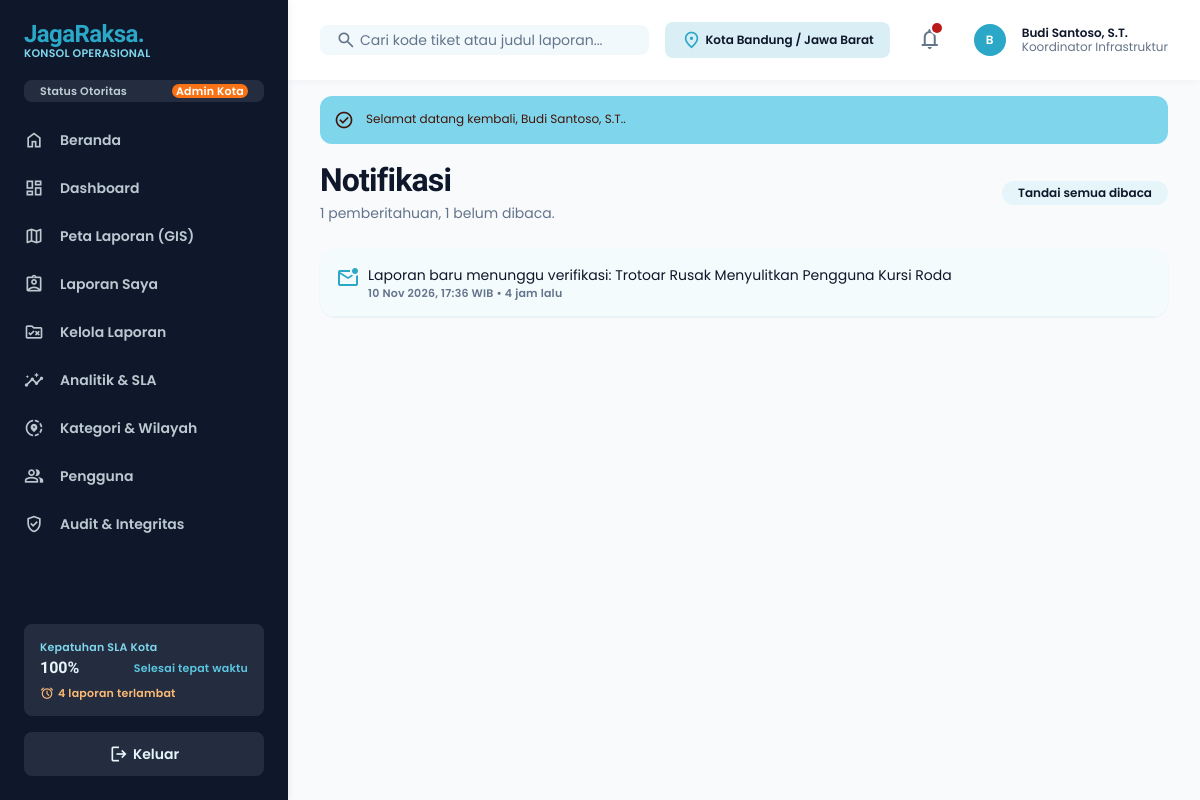
/notifikasi.php (signed in), run on the app's committed database.
### tables this page shows
CREATE TABLE users (
  id          BIGINT UNSIGNED NOT NULL AUTO_INCREMENT,
  name        VARCHAR(150) NOT NULL,
  username    VARCHAR(50)  NOT NULL,
  email       VARCHAR(190) NOT NULL,
  phone       VARCHAR(25)  NULL,
  password    VARCHAR(255) NOT NULL,                  
  role        ENUM('admin','petugas','pelapor') NOT NULL DEFAULT 'pelapor',
  jabatan     VARCHAR(120) NULL,
  agency_id   INT UNSIGNED NULL,
  is_active   TINYINT(1)   NOT NULL DEFAULT 1,
  last_login  DATETIME     NULL,
  created_at  TIMESTAMP NOT NULL DEFAULT CURRENT_TIMESTAMP,
  PRIMARY KEY (id),
  UNIQUE KEY uq_users_username (username),
  UNIQUE KEY uq_users_email (email),
  KEY idx_users_role (role),
  CONSTRAINT fk_users_agency FOREIGN KEY (agency_id) REFERENCES agencies (id) ON DELETE SET NULL
);

CREATE TABLE notifications (
  id         BIGINT UNSIGNED NOT NULL AUTO_INCREMENT,
  user_id    BIGINT UNSIGNED NOT NULL,
  report_id  BIGINT UNSIGNED NULL,
  message    VARCHAR(300) NOT NULL,
  is_read    TINYINT(1) NOT NULL DEFAULT 0,
  created_at TIMESTAMP NOT NULL DEFAULT CURRENT_TIMESTAMP,
  PRIMARY KEY (id),
  KEY idx_notif_user (user_id, is_read),
  CONSTRAINT fk_notif_user   FOREIGN KEY (user_id)   REFERENCES users (id)   ON DELETE CASCADE,
  CONSTRAINT fk_notif_report FOREIGN KEY (report_id) REFERENCES reports (id) ON DELETE CASCADE
);

### includes/core_v2.php (called while the page is built, shortened)
<?php
function sql_overdue_expr($a = 'r')
{
    return "(CASE WHEN {$a}.status = 'pending' THEN {$a}.respond_due_at ELSE {$a}.resolve_due_at END) < NOW()";
}
function sla_overview()
{
    $c = ['overdue' => 0, 'compliance' => null];
    try {
        $c['overdue'] = (int)db()->query("SELECT COUNT(*) FROM reports WHERE deleted_at IS NULL AND status IN ('pending','proses') AND " . sql_overdue_expr('reports'))->fetchColumn();
        $row = db()->query("SELECT COUNT(*) n, SUM(resolved_at <= resolve_due_at) ok FROM reports
                            WHERE deleted_at IS NULL AND status = 'selesai' AND resolved_at IS NOT NULL AND resolve_due_at IS NOT NULL")->fetch();
        $c['compliance'] = ($row && (int)$row['n'] > 0) ? round((int)$row['ok'] / (int)$row['n'] * 100, 1) : null;
    } catch (Throwable $ex) {
    }
    return $c;
}
function run_escalation($force = false)
{
    try {
        $rows = db()->query("SELECT id, ticket_code, title, status, priority, agency_id, user_id, respond_due_at, resolve_due_at, escalation_level
                             FROM reports WHERE deleted_at IS NULL AND status IN ('pending','proses') AND escalation_level < 2")->fetchAll();
    } catch (Throwable $ex) {
        return 0;
    }
    $count = 0;
    foreach ($rows as $r) {
        try {
            $due = $r['status'] === 'pending' ? $r['respond_due_at'] : $r['resolve_due_at'];
            $late = time() - strtotime($due);
            if ($late <= 0) {
                continue;
            }
            $count++;
        } catch (Throwable $ex) {
        }
    }
    return $count;
}

### notifikasi.php (the view, shortened to what this page needs)
<?php
require_once __DIR__ . '/config.php';
$user   = require_login();
$active = 'notifikasi';
$total   = db()->prepare('SELECT COUNT(*) FROM notifications WHERE user_id = ?');
$total->execute([$user['id']]);
$total = (int)$total->fetchColumn();
include __DIR__ . '/includes/app_top.php';
?>
<div class="flex flex-wrap items-center justify-between gap-space-sm mb-space-lg">
  <div>
    <h1 class="font-headline-xl text-headline-xl tracking-tight">Notifikasi</h1>
    <p class="font-body-md text-body-md text-on-surface-variant mt-space-2xs"><?= $total ?> pemberitahuan<?= $unread ? ', ' . $unread . ' belum dibaca' : '' ?>.</p>
  </div>
  <?php if ($unread): ?>
  <form method="post" action="api.php?a=read_notif"><?= csrf_field() ?><input type="hidden" name="to" value="notifikasi.php">
    <button class="px-space-md py-space-xs rounded-lg bg-surface-container font-label-md text-label-md hover:bg-surface-container-high">Tandai semua dibaca</button></form>
  <?php endif; ?>
</div>
<div class="bg-surface-container-lowest rounded-xl shadow-sm overflow-hidden">
  <?php foreach ($rows as $n):
    $to = $n['report_id'] ? (is_staff($user) ? 'kelola-laporan.php?id=' . (int)$n['report_id'] : 'laporan-saya.php?tiket=' . urlencode((string)$n['ticket_code'])) : 'dashboard.php'; ?>
    <form method="post" action="api.php?a=read_notif"><?= csrf_field() ?>
      <button type="submit" class="w-full text-left flex items-start gap-space-sm p-space-md border-b border-surface-container hover:bg-surface-container-low <?= $n['is_read'] ? '' : 'bg-primary-fixed/30' ?>">
        <span class="material-symbols-outlined text-primary mt-0.5"><?= $n['is_read'] ? 'drafts' : 'mark_email_unread' ?></span>
        <span class="flex-1 min-w-0">
          <span class="block font-body-md text-body-md"><?= e($n['message']) ?></span>
          <span class="block font-label-sm text-label-sm text-on-surface-variant"><?= e(format_tanggal($n['created_at'], true)) ?> &bull; <?= e(time_ago($n['created_at'])) ?></span>
        </span>
      </button>
    </form>
  <?php endforeach; ?>
</div>
<?php include __DIR__ . '/includes/app_bottom.php'; ?>

### includes/app_top.php (shortened to what this page needs)
<?php
require_once __DIR__ . '/../config.php';
$user = $user ?? require_login();
$menu = [
    ['beranda',        'index.php',            'home',            'Beranda',             ['admin','petugas','pelapor']],
    ['dashboard',      'dashboard.php',        'dashboard',       'Dashboard',           ['admin','petugas','pelapor']],
    ['peta',           'peta.php',             'map',             'Peta Laporan (GIS)',  ['admin','petugas','pelapor']],
    ['laporan-saya',   'laporan-saya.php',     'assignment_ind',  'Laporan Saya',        ['admin','petugas','pelapor']],
    ['kelola',         'kelola-laporan.php',   'rule_folder',     'Kelola Laporan',      ['admin','petugas']],
    ['analitik',       'analitik.php',         'insights',        'Analitik & SLA',      ['admin','petugas']],
    ['kategori',       'kategori-wilayah.php', 'share_location',  'Kategori & Wilayah',  ['admin']],
    ['pengguna',       'pengguna.php',         'group',           'Pengguna',            ['admin']],
    ['audit',          'audit.php',            'verified_user',   'Audit & Integritas',  ['admin']],
];
if (is_staff($user)) {
    run_escalation();
}
$notifs = db()->prepare('SELECT n.*, r.ticket_code FROM notifications n LEFT JOIN reports r ON r.id = n.report_id WHERE n.user_id = ? ORDER BY n.id DESC LIMIT 6');
$notifs->execute([$user['id']]);
$notifs = $notifs->fetchAll();
$unread = (int)db()->query('SELECT COUNT(*) FROM notifications WHERE is_read = 0 AND user_id = ' . (int)$user['id'])->fetchColumn();
$sla = sla_overview();
$slaPct = $sla['compliance'] === null ? '-' : $sla['compliance'] . '%';
$searchAction = is_staff($user) ? 'kelola-laporan.php' : 'laporan-saya.php';
include __DIR__ . '/head.php';
?>
<body class="bg-background font-body-md text-on-surface antialiased">
<aside id="sidebar" class="fixed left-0 top-0 h-full w-72 bg-inverse-surface text-inverse-on-surface z-[1200] flex flex-col justify-between shadow-[0_1px_8px_rgba(16,42,67,0.08)] -translate-x-full lg:translate-x-0 transition-transform">
  <div class="flex flex-col">
    <a href="index.php" class="h-20 px-space-lg flex items-center gap-space-md">
      <div class="flex flex-col">
        <span class="font-extrabold text-2xl text-primary tracking-tight leading-none" style="font-family:'Bricolage Grotesque',Poppins,sans-serif">JagaRaksa.</span>
        <span class="font-label-sm text-label-sm text-tertiary-fixed leading-none mt-space-2xs">KONSOL OPERASIONAL</span>
      </div>
    </a>
    <div class="px-space-lg mb-space-md">
      <div class="flex items-center justify-between px-space-md py-space-xs rounded bg-surface-variant/10">
        <span class="font-label-sm text-label-sm text-inverse-on-surface/80">Status Otoritas</span>
        <span class="font-label-sm text-label-sm px-space-xs rounded bg-tertiary-container text-on-tertiary-container"><?= e(role_label($user['role'])) ?></span>
      </div>
    </div>
    <nav class="flex flex-col gap-space-xs px-space-sm">
      <?php foreach ($menu as [$key, $href, $icon, $label, $roles]): if (!in_array($user['role'], $roles, true)) continue;
        $on = ($active ?? '') === $key; ?>
        <a href="<?= $href ?>" <?= $on ? 'aria-current="page"' : '' ?>
           class="flex items-center gap-space-md px-space-md py-space-sm rounded transition-colors <?= $on ? 'bg-primary-container text-on-primary-container font-bold' : 'text-inverse-on-surface/80 hover:bg-surface-variant/20 hover:text-inverse-on-surface' ?>">
          <span class="material-symbols-outlined text-xl"><?= $icon ?></span>
          <span class="font-label-lg text-label-lg"><?= e($label) ?></span>
        </a>
      <?php endforeach; ?>
    </nav>
  </div>
  <div class="p-space-lg flex flex-col gap-space-md">
    <div class="p-space-md rounded bg-surface-variant/10 text-inverse-on-surface/80 flex flex-col gap-space-2xs">
      <span class="font-label-sm text-label-sm text-tertiary-fixed">Kepatuhan SLA Kota</span>
      <div class="flex items-center justify-between">
        <span class="font-headline-sm text-headline-sm text-inverse-on-surface"><?= e($slaPct) ?></span>
        <span class="font-label-sm text-label-sm text-tertiary-fixed-dim">Selesai tepat waktu</span>
      </div>
      <?php if (is_staff($user) && $sla['overdue'] > 0): ?>
      <a href="kelola-laporan.php?sla=overdue" class="mt-space-xs inline-flex items-center gap-1 font-label-sm text-label-sm text-orange-300 hover:underline"><span class="material-symbols-outlined text-[14px]">alarm</span><?= (int)$sla['overdue'] ?> laporan terlambat</a>
      <?php endif; ?>
    </div>
    <form method="post" action="logout.php"><?= csrf_field() ?>
      <button type="submit" class="w-full flex items-center justify-center gap-space-xs px-space-md py-space-sm rounded bg-surface-variant/10 hover:bg-surface-variant/25 transition-colors font-label-lg text-label-lg">
        <span class="material-symbols-outlined text-xl">logout</span> Keluar
      </button>
    </form>
  </div>
</aside>
<div class="lg:pl-72">
  <header class="fixed top-0 left-0 lg:left-72 right-0 h-20 bg-surface-container-lowest/90 backdrop-blur-md shadow-[0_1px_8px_rgba(16,42,67,0.04)] z-[1100] flex items-center justify-between px-margin-mobile lg:px-gutter-lg gap-space-md">
    <form method="get" action="<?= $searchAction ?>" class="flex items-center gap-space-md flex-1 max-w-lg">
      <div class="relative w-full">
        <span class="material-symbols-outlined absolute left-space-md top-1/2 -translate-y-1/2 text-on-surface-variant text-xl">search</span>
        <input name="q" value="<?= e($_GET['q'] ?? '') ?>" class="w-full pl-10 pr-space-md py-space-xs rounded bg-surface-container-low text-on-surface placeholder:text-on-surface-variant focus:outline-none focus:ring-2 focus:ring-primary font-body-md text-body-md" placeholder="Cari kode tiket atau judul laporan..." type="text"/>
      </div>
    </form>
    <div class="flex items-center gap-space-lg">
      <div class="hidden md:flex items-center gap-space-xs px-space-md py-space-xs rounded bg-surface-container-high text-on-surface">
        <span class="material-symbols-outlined text-primary text-xl">location_on</span>
        <span class="font-label-md text-label-md">Kota Bandung / Jawa Barat</span>
      </div>
      <div class="relative">
        <button type="button" onclick="document.getElementById('notifBox').classList.toggle('hidden')" class="relative p-space-xs rounded hover:bg-surface-container text-on-surface-variant hover:text-on-surface transition-colors">
          <span class="material-symbols-outlined text-2xl">notifications</span>
          <?php if ($unread): ?><span class="absolute top-1 right-1 w-2.5 h-2.5 rounded-full bg-error ring-2 ring-surface-container-lowest"></span><?php endif; ?>
        </button>
      </div>
      <div class="flex items-center gap-space-md pl-space-xs">
        <?= user_avatar($user) ?>
        <div class="hidden sm:flex flex-col text-left">
          <span class="font-label-md text-label-md text-on-surface leading-none"><?= e($user['name']) ?></span>
          <span class="font-body-sm text-body-sm text-on-surface-variant leading-none mt-space-2xs"><?= e($user['jabatan'] ?: role_label($user['role'])) ?></span>
        </div>
      </div>
    </div>
  </header>
  <main class="relative pt-20 bg-background min-h-screen px-margin-mobile lg:px-gutter-lg py-space-xl">
    <div class="flex flex-col w-full pt-space-md">
    <?= flash_render() ?>

### config.php (shortened to what this page needs)
<?php
function db()
{
    static $pdo = null;
    if ($pdo === null) {
        try {
            $pdo = new PDO(
                'mysql:host=' . DB_HOST . ';port=' . DB_PORT . ';dbname=' . DB_NAME . ';charset=utf8mb4',
                DB_USER,
                DB_PASS,
                [
                    PDO::ATTR_ERRMODE            => PDO::ERRMODE_EXCEPTION,
                    PDO::ATTR_DEFAULT_FETCH_MODE => PDO::FETCH_ASSOC,
                    PDO::ATTR_EMULATE_PREPARES   => true,
                ]
            );
            $pdo->exec("SET time_zone = '+07:00'");
        } catch (PDOException $ex) {
            http_response_code(500);
            $msg = 'Koneksi database gagal. Pastikan MySQL berjalan, database.sql sudah diimpor, dan kredensial di config.php benar.';
            if (APP_DEBUG) {
                $msg .= "\n\nDetail: " . $ex->getMessage() . "\n\nBuka diagnosa.php untuk pemeriksaan lengkap.";
            }
            header('Content-Type: text/plain; charset=utf-8');
            exit($msg);
        }
    }
    return $pdo;
}
function e($v)
{
    return htmlspecialchars((string)$v, ENT_QUOTES | ENT_SUBSTITUTE, 'UTF-8');
}
function flash_render()
{
    $f = $_SESSION['flash'];
    $ok  = $f['type'] === 'success';
    $cls = $ok ? 'bg-tertiary-fixed text-on-tertiary-fixed' : 'bg-error-container text-on-error-container';
    $ico = $ok ? 'check_circle' : 'error';
    return '<div class="flex items-start gap-3 p-3.5 rounded-lg mb-4 ' . $cls . '">'
        . '<span class="material-symbols-outlined text-[20px] shrink-0">' . $ico . '</span>'
        . '<p class="font-body-sm text-body-sm">' . e($f['msg']) . '</p></div>';
}
function current_user()
{
    static $loaded = false, $user = null;
    if (!$loaded) {
        if (!empty($_SESSION['uid'])) {
            $st = db()->prepare('SELECT u.*, a.name AS agency_name FROM users u
                                 LEFT JOIN agencies a ON a.id = u.agency_id
                                 WHERE u.id = ? AND u.is_active = 1');
            $st->execute([(int)$_SESSION['uid']]);
            $user = $st->fetch() ?: null;
        }
    }
    return $user;
}
function is_staff($u = null)
{
    $u = $u ?: current_user();
    return $u && in_array($u['role'], ['admin', 'petugas'], true);
}
function require_login()
{
    $u = current_user();
    return $u;
}
function role_label($role)
{
    $m = ['admin' => 'Admin Kota', 'petugas' => 'Petugas Lapangan', 'pelapor' => 'Warga Pelapor'];
    return $m[$role] ?? $role;
}
function user_avatar($u)
{
    $initial = mb_strtoupper(mb_substr($u['name'], 0, 1));
    return '<div class="w-8 h-8 rounded-full bg-primary-container text-on-primary-container flex items-center justify-center font-label-md text-label-md">'
        . e($initial) . '</div>';
}
function format_tanggal($dt, $withTime = false)
{
    $bulan = [1 => 'Jan', 'Feb', 'Mar', 'Apr', 'Mei', 'Jun', 'Jul', 'Agu', 'Sep', 'Okt', 'Nov', 'Des'];
    $t = strtotime($dt);
    $s = date('j', $t) . ' ' . $bulan[(int)date('n', $t)] . ' ' . date('Y', $t);
    return $withTime ? $s . ', ' . date('H:i', $t) . ' WIB' : $s;
}
function time_ago($dt)
{
    $d = time() - strtotime($dt);
    if ($d < 86400) return floor($d / 3600) . ' jam lalu';
    return floor($d / 86400) . ' hari lalu';
}
require_once __DIR__ . '/includes/core_v2.php';

### includes/head.php (style rules this page uses)
.material-symbols-outlined { font-variation-settings:'FILL' 0,'wght' 400,'GRAD' 0,'opsz' 24 }
body { font-family:Poppins,sans-serif }
html { scroll-behavior:smooth }

### data on the page
users: role "Admin Kota", name "B", name "Budi Santoso, S.T.", jabatan "Koordinator Infrastruktur", id "1"
notifications: message "Laporan baru menunggu verifikasi: Trotoar Rusak Menyulitkan Pengguna Kursi Roda", created_at "10 Nov 2026, 17:36 WIB", created_at "4 jam lalu"

### other printed values
$label "Beranda"
$label "Dashboard"
$label "Peta Laporan (GIS)"
$label "Laporan Saya"
$label "Kelola Laporan"
$label "Analitik & SLA"
$label "Kategori & Wilayah"
$label "Pengguna"
$label "Audit & Integritas"
$slaPct "100%"
$sla['overdue'] "4"
$f['msg'] "Selamat datang kembali, Budi Santoso, S.T.."
$total "1"
